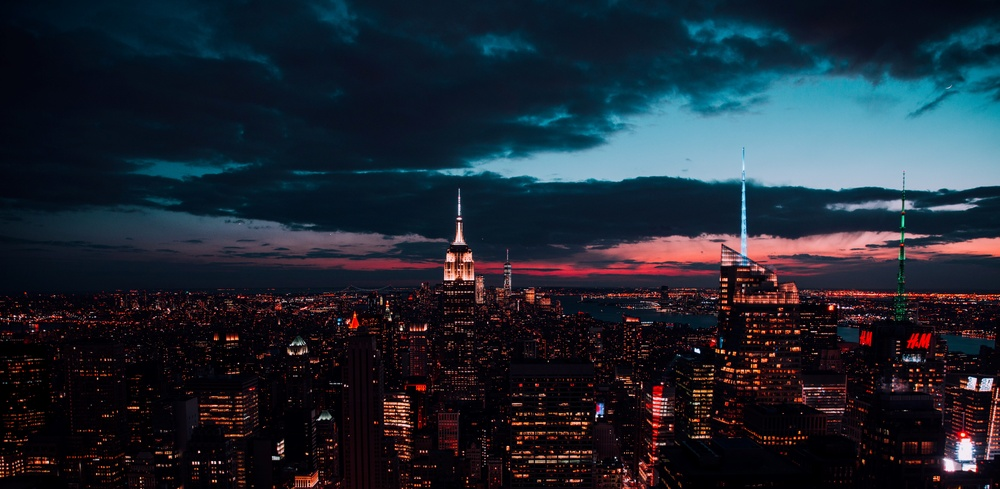
%> input picture background2.jpg, 1000 x 489 px, shrunk from 7196 x 3517 before the run
$ octave dip_eg.m   (GNU Octave 9; MATLAB toolbox functions it lacks are replaced by stand-ins)
%> lines starting %> are read from the running program, lines starting %| are printed output that depends on the picture
z=imread("background2.jpg");
%> z is the input picture: size 489x1000x3 uint8; mean R, G, B 31, 38.8, 49.9
imshow(z)
r=z(:,:,1);
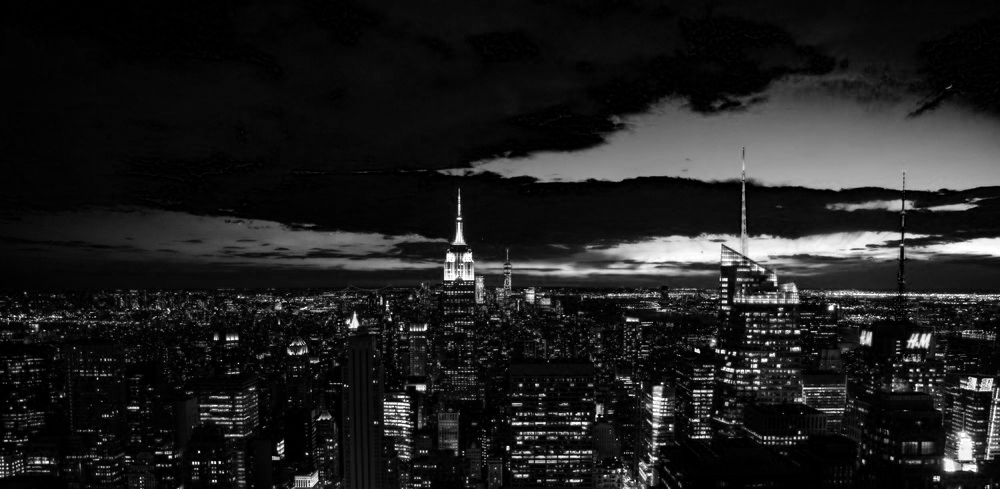
%> r: size 489x1000 uint8; min 0, max 255, mean 31
g=z(:,:,2);
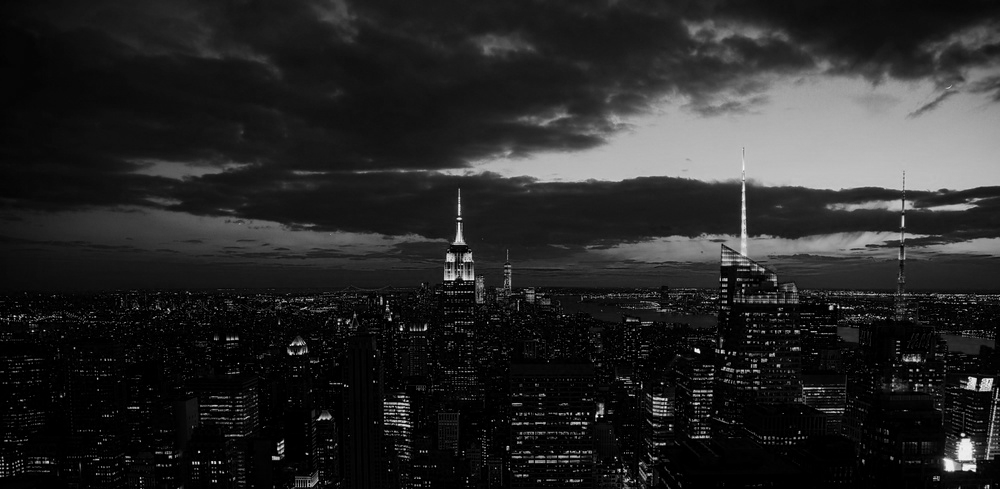
%> g: size 489x1000 uint8; min 0, max 255, mean 38.8
b=z(:,:,3);
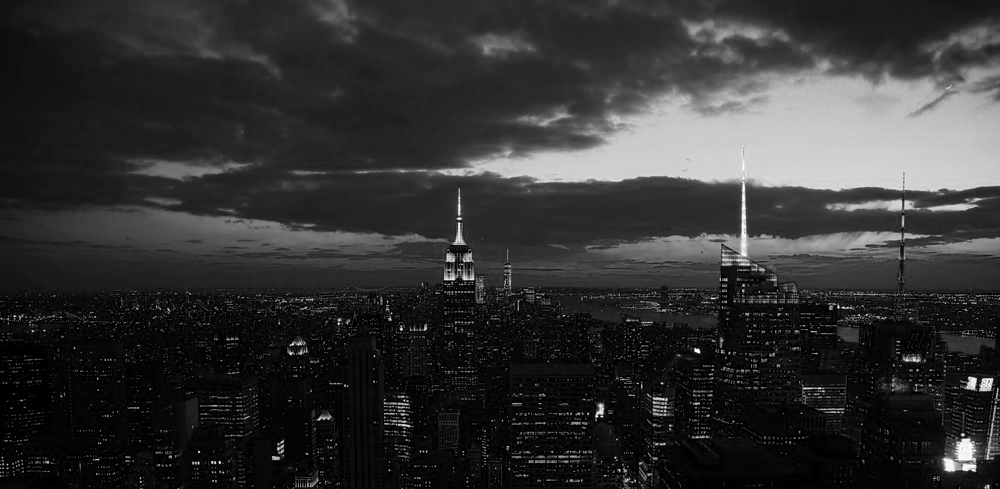
%> b: size 489x1000 uint8; min 0, max 255, mean 49.9
black=zeros(size(r));
red=cat(3,r,black,black);
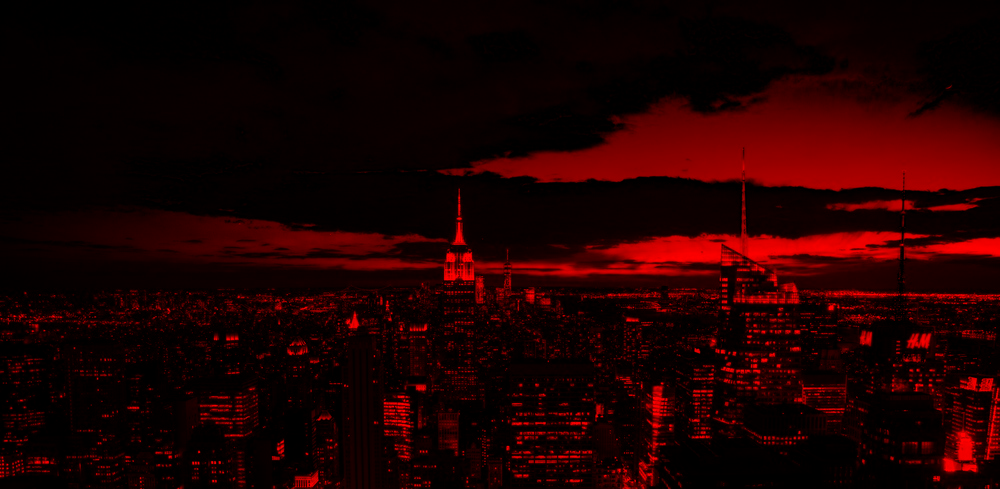
%> red: size 489x1000x3 uint8; mean R, G, B 31, 0, 0
imshow(red)
green=cat(3,black,g,black);
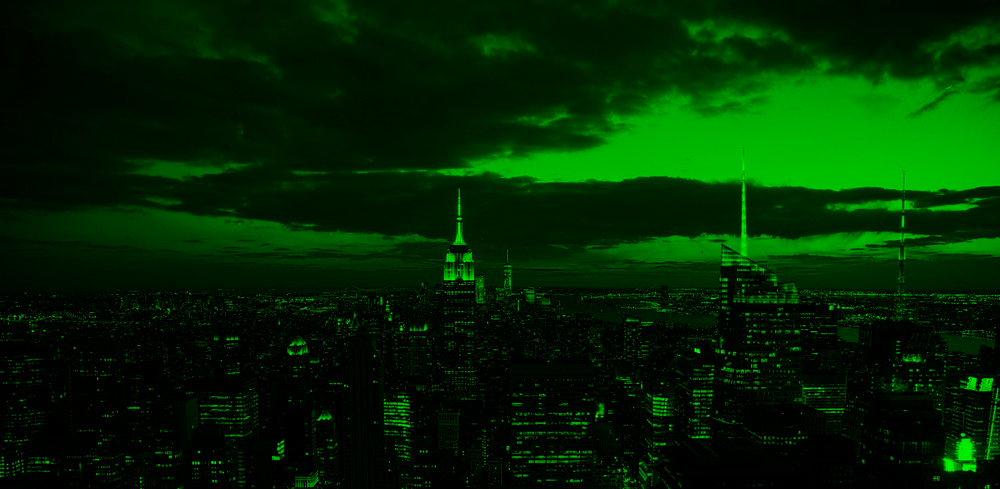
%> green: size 489x1000x3 uint8; mean R, G, B 0, 38.8, 0
figure;
imshow(green)
blue=cat(3,black,black,b);
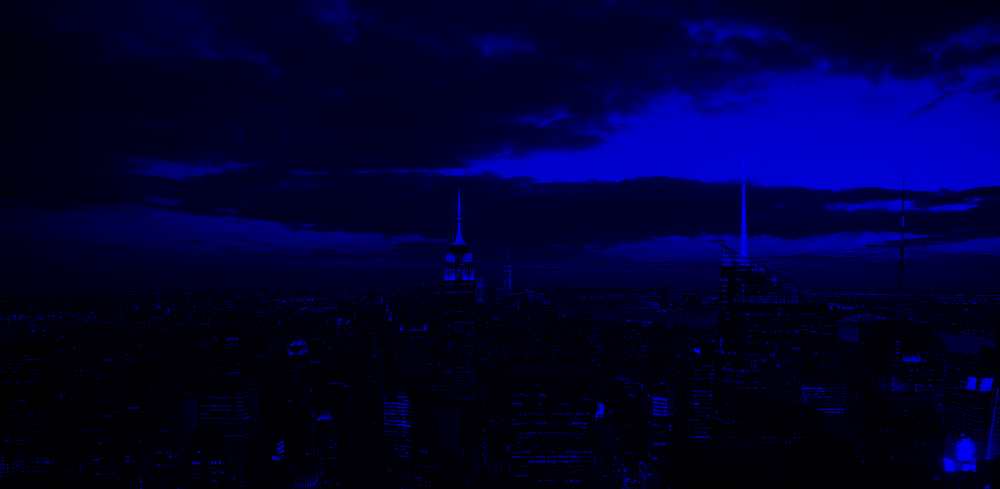
%> blue: size 489x1000x3 uint8; mean R, G, B 0, 0, 49.9
figure;
imshow(blue)
red=red
